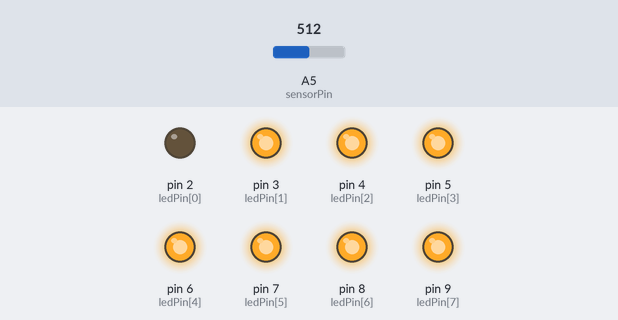
The sketch below on a simulated Arduino Uno, built with avr-gcc and run on an emulated ATmega328P. On the bench: output pins drawn as LEDs (lit = HIGH). The inputs (shaded band) are chosen by the test bench; at power-on: A5 (sensorPin) = 512.

Above: at 1.2 s.
1.3 s: A5 (sensorPin) set to 514
At 1.8 s:
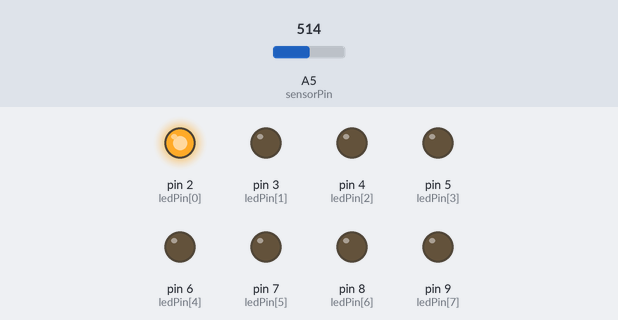
4.3 s: A5 (sensorPin) set to 716
At 4.81 s:
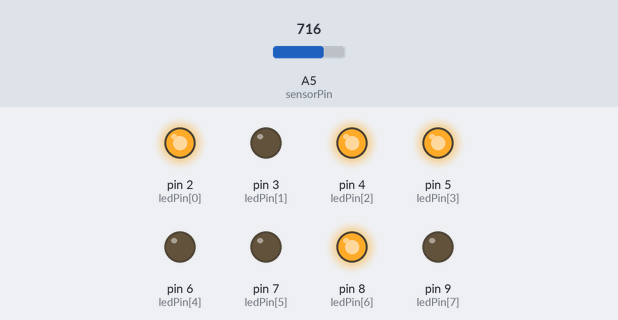
7.3 s: A5 (sensorPin) set to 719
At 7.81 s:
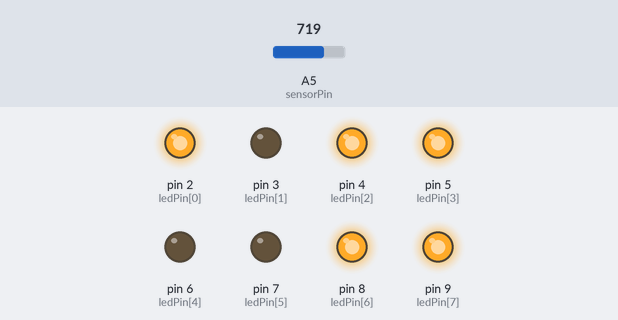
10.3 s: A5 (sensorPin) set to 900
At 10.82 s:
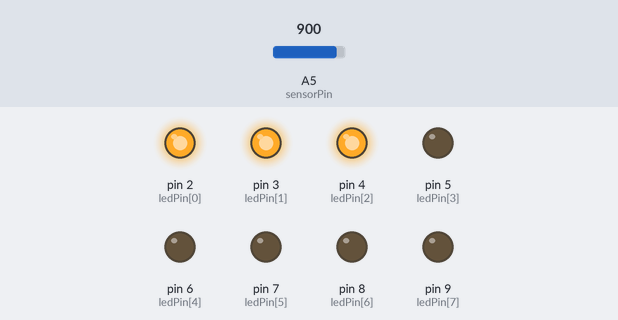
13.3 s: A5 (sensorPin) set to 903
At 13.83 s:
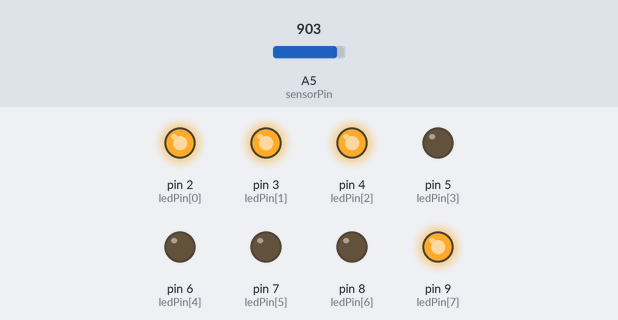
16.3 s: A5 (sensorPin) set to 511
At 16.84 s:
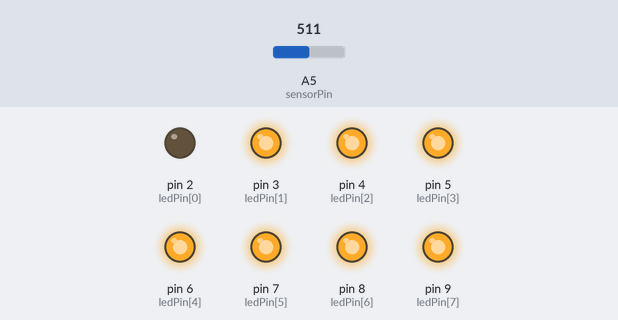
Timing chart, 0 to 19.3 s (numbered marks = the images above; inputs shaded):
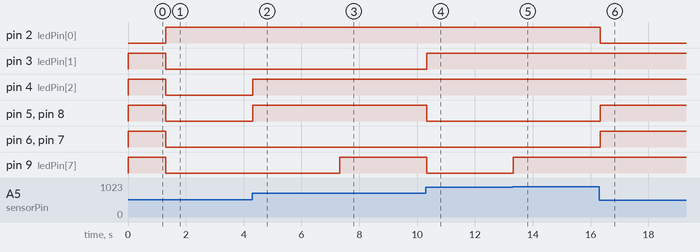

Measured:
- the behaviour switches between 513 and 514 on A5 (sensorPin) (found by bisection; images 0 and 1)
- the behaviour switches between 718 and 719 on A5 (sensorPin) (found by bisection; images 2 and 3)
- the behaviour switches between 902 and 903 on A5 (sensorPin) (found by bisection; images 4 and 5)
- after the input at 1.3 s, pin 2 (ledPin[0]): LOW → HIGH at once; pin 3 (ledPin[1]), pin 4 (ledPin[2]), pin 5 (ledPin[3]), pin 6 (ledPin[4]), pin 7 (ledPin[5]), pin 8 (ledPin[6]), pin 9 (ledPin[7]): HIGH → LOW at once
- after the input at 4.3 s, pin 4 (ledPin[2]), pin 5 (ledPin[3]), pin 8 (ledPin[6]): LOW → HIGH at once
- after the input at 7.3 s, pin 9 (ledPin[7]): LOW → HIGH at once
- after the input at 10.3 s, pin 3 (ledPin[1]): LOW → HIGH at once; pin 5 (ledPin[3]), pin 8 (ledPin[6]), pin 9 (ledPin[7]): HIGH → LOW at once
- after the input at 13.3 s, pin 9 (ledPin[7]): LOW → HIGH at once
- after the input at 16.3 s, pin 2 (ledPin[0]): HIGH → LOW at once; pin 5 (ledPin[3]), pin 6 (ledPin[4]), pin 7 (ledPin[5]), pin 8 (ledPin[6]): LOW → HIGH at once

The sketch:

BinaryLightDisplay.ino
```cpp
// 8 bit Binary Counter

int const ledPin[] = {2,3,4,5,6,7,8,9};
int const ledCount = 8;
int const sensorPin = A5;
int const timer = 100;
//int const countMax = 255;
//int count = 0;

void setup() {
  //Serial.begin(9600);
  pinMode(sensorPin, INPUT);
  for (int i = 0; i < ledCount; i++) {
    pinMode(ledPin[i], OUTPUT) ;
  }
  clearDisplay();
}

void loop() {
  int light = map(analogRead(sensorPin), 0, 1023, 0, 255);
  //Serial.println(light);
  binDisplay(light);
  delay(timer);
  clearDisplay();
}

void clearDisplay(){
  for (int i = 0; i < ledCount; i++){
    digitalWrite(ledPin[i], LOW);
  }
}

void binDisplay(int value){
  //start with most significant bit
  int currentLed = ledCount-1;
  while (value > 0) {
    digitalWrite(ledPin[currentLed], value%2);
    value>>=1; //divide value in half, bit shift right
    currentLed--; //decrement currentLed
  }
}
```
